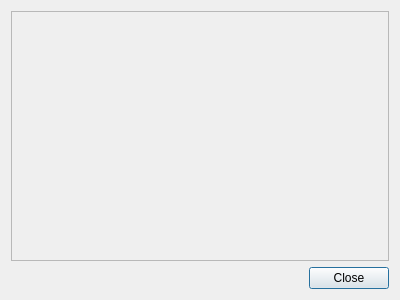
<?xml version="1.0" encoding="UTF-8"?>
<ui version="4.0">
 <class>Otter::DiagnosticReportDialog</class>
 <widget class="QDialog" name="Otter::DiagnosticReportDialog">
  <property name="geometry">
   <rect>
    <x>0</x>
    <y>0</y>
    <width>400</width>
    <height>300</height>
   </rect>
  </property>
  <property name="windowTitle">
   <string>Diagnostic Report</string>
  </property>
  <layout class="QVBoxLayout" name="verticalLayout">
   <item>
    <widget class="QScrollArea" name="scrollArea">
     <property name="widgetResizable">
      <bool>true</bool>
     </property>
     <widget class="QWidget" name="scrollAreaWidgetContents">
      <property name="geometry">
       <rect>
        <x>0</x>
        <y>0</y>
        <width>380</width>
        <height>248</height>
       </rect>
      </property>
      <layout class="QVBoxLayout" name="reportLayout">
       <item>
        <widget class="QLabel" name="reportLabel">
         <property name="alignment">
          <set>Qt::AlignLeading|Qt::AlignLeft|Qt::AlignTop</set>
         </property>
         <property name="textInteractionFlags">
          <set>Qt::TextBrowserInteraction</set>
         </property>
        </widget>
       </item>
      </layout>
     </widget>
    </widget>
   </item>
   <item>
    <widget class="QDialogButtonBox" name="buttonBox">
     <property name="orientation">
      <enum>Qt::Horizontal</enum>
     </property>
     <property name="standardButtons">
      <set>QDialogButtonBox::Close</set>
     </property>
    </widget>
   </item>
  </layout>
 </widget>
 <resources/>
 <connections>
  <connection>
   <sender>buttonBox</sender>
   <signal>accepted()</signal>
   <receiver>Otter::DiagnosticReportDialog</receiver>
   <slot>accept()</slot>
   <hints>
    <hint type="sourcelabel">
     <x>248</x>
     <y>254</y>
    </hint>
    <hint type="destinationlabel">
     <x>157</x>
     <y>274</y>
    </hint>
   </hints>
  </connection>
  <connection>
   <sender>buttonBox</sender>
   <signal>rejected()</signal>
   <receiver>Otter::DiagnosticReportDialog</receiver>
   <slot>reject()</slot>
   <hints>
    <hint type="sourcelabel">
     <x>316</x>
     <y>260</y>
    </hint>
    <hint type="destinationlabel">
     <x>286</x>
     <y>274</y>
    </hint>
   </hints>
  </connection>
 </connections>
</ui>
